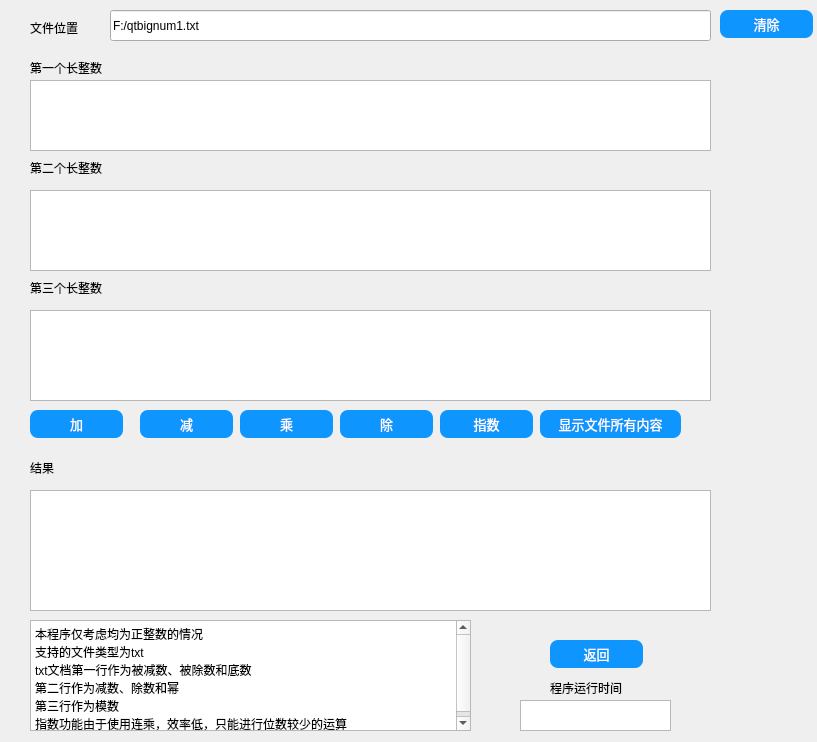
<?xml version="1.0" encoding="UTF-8"?>
<ui version="4.0">
 <class>calculate3</class>
 <widget class="QDialog" name="calculate3">
  <property name="geometry">
   <rect>
    <x>0</x>
    <y>0</y>
    <width>817</width>
    <height>742</height>
   </rect>
  </property>
  <property name="windowTitle">
   <string>Dialog</string>
  </property>
  <widget class="QLabel" name="label">
   <property name="geometry">
    <rect>
     <x>30</x>
     <y>20</y>
     <width>72</width>
     <height>15</height>
    </rect>
   </property>
   <property name="text">
    <string>文件位置</string>
   </property>
  </widget>
  <widget class="QLineEdit" name="lineEdit">
   <property name="geometry">
    <rect>
     <x>110</x>
     <y>10</y>
     <width>601</width>
     <height>31</height>
    </rect>
   </property>
   <property name="text">
    <string>F:/qtbignum1.txt</string>
   </property>
  </widget>
  <widget class="QLabel" name="label_2">
   <property name="geometry">
    <rect>
     <x>30</x>
     <y>60</y>
     <width>101</width>
     <height>16</height>
    </rect>
   </property>
   <property name="text">
    <string>第一个长整数</string>
   </property>
  </widget>
  <widget class="QTextBrowser" name="textBrowser">
   <property name="geometry">
    <rect>
     <x>30</x>
     <y>80</y>
     <width>681</width>
     <height>71</height>
    </rect>
   </property>
  </widget>
  <widget class="QLabel" name="label_3">
   <property name="geometry">
    <rect>
     <x>30</x>
     <y>160</y>
     <width>91</width>
     <height>16</height>
    </rect>
   </property>
   <property name="text">
    <string>第二个长整数</string>
   </property>
  </widget>
  <widget class="QTextBrowser" name="textBrowser_2">
   <property name="geometry">
    <rect>
     <x>30</x>
     <y>190</y>
     <width>681</width>
     <height>81</height>
    </rect>
   </property>
  </widget>
  <widget class="QLabel" name="label_4">
   <property name="geometry">
    <rect>
     <x>30</x>
     <y>280</y>
     <width>101</width>
     <height>16</height>
    </rect>
   </property>
   <property name="text">
    <string>第三个长整数</string>
   </property>
  </widget>
  <widget class="QTextBrowser" name="textBrowser_3">
   <property name="geometry">
    <rect>
     <x>30</x>
     <y>310</y>
     <width>681</width>
     <height>91</height>
    </rect>
   </property>
  </widget>
  <widget class="QPushButton" name="pushButton">
   <property name="geometry">
    <rect>
     <x>30</x>
     <y>410</y>
     <width>93</width>
     <height>28</height>
    </rect>
   </property>
   <property name="styleSheet">
    <string notr="true">/*按钮普通态*/
QPushButton
{
    /*字体为微软雅黑*/
    font-family:Microsoft Yahei;
    /*字体大小为20点*/
    font-size:10pt;
    /*字体颜色为白色*/    
    color:white;
    /*背景颜色*/  
    background-color:rgb(14 , 150 , 254);
    /*边框圆角半径为8像素*/ 
    border-radius:8px;
}

/*按钮停留态*/
QPushButton:hover
{
    /*背景颜色*/  
    background-color:rgb(44 , 137 , 255);
}

/*按钮按下态*/
QPushButton:pressed
{
    /*背景颜色*/  
    background-color:rgb(14 , 135 , 228);
    /*左内边距为3像素，让按下时字向右移动3像素*/  
    padding-left:3px;
    /*上内边距为3像素，让按下时字向下移动3像素*/  
    padding-top:3px;
}</string>
   </property>
   <property name="text">
    <string>加</string>
   </property>
  </widget>
  <widget class="QPushButton" name="pushButton_2">
   <property name="geometry">
    <rect>
     <x>140</x>
     <y>410</y>
     <width>93</width>
     <height>28</height>
    </rect>
   </property>
   <property name="styleSheet">
    <string notr="true">/*按钮普通态*/
QPushButton
{
    /*字体为微软雅黑*/
    font-family:Microsoft Yahei;
    /*字体大小为20点*/
    font-size:10pt;
    /*字体颜色为白色*/    
    color:white;
    /*背景颜色*/  
    background-color:rgb(14 , 150 , 254);
    /*边框圆角半径为8像素*/ 
    border-radius:8px;
}

/*按钮停留态*/
QPushButton:hover
{
    /*背景颜色*/  
    background-color:rgb(44 , 137 , 255);
}

/*按钮按下态*/
QPushButton:pressed
{
    /*背景颜色*/  
    background-color:rgb(14 , 135 , 228);
    /*左内边距为3像素，让按下时字向右移动3像素*/  
    padding-left:3px;
    /*上内边距为3像素，让按下时字向下移动3像素*/  
    padding-top:3px;
}</string>
   </property>
   <property name="text">
    <string>减</string>
   </property>
  </widget>
  <widget class="QPushButton" name="pushButton_3">
   <property name="geometry">
    <rect>
     <x>240</x>
     <y>410</y>
     <width>93</width>
     <height>28</height>
    </rect>
   </property>
   <property name="styleSheet">
    <string notr="true">/*按钮普通态*/
QPushButton
{
    /*字体为微软雅黑*/
    font-family:Microsoft Yahei;
    /*字体大小为20点*/
    font-size:10pt;
    /*字体颜色为白色*/    
    color:white;
    /*背景颜色*/  
    background-color:rgb(14 , 150 , 254);
    /*边框圆角半径为8像素*/ 
    border-radius:8px;
}

/*按钮停留态*/
QPushButton:hover
{
    /*背景颜色*/  
    background-color:rgb(44 , 137 , 255);
}

/*按钮按下态*/
QPushButton:pressed
{
    /*背景颜色*/  
    background-color:rgb(14 , 135 , 228);
    /*左内边距为3像素，让按下时字向右移动3像素*/  
    padding-left:3px;
    /*上内边距为3像素，让按下时字向下移动3像素*/  
    padding-top:3px;
}</string>
   </property>
   <property name="text">
    <string>乘</string>
   </property>
  </widget>
  <widget class="QPushButton" name="pushButton_4">
   <property name="geometry">
    <rect>
     <x>340</x>
     <y>410</y>
     <width>93</width>
     <height>28</height>
    </rect>
   </property>
   <property name="styleSheet">
    <string notr="true">/*按钮普通态*/
QPushButton
{
    /*字体为微软雅黑*/
    font-family:Microsoft Yahei;
    /*字体大小为20点*/
    font-size:10pt;
    /*字体颜色为白色*/    
    color:white;
    /*背景颜色*/  
    background-color:rgb(14 , 150 , 254);
    /*边框圆角半径为8像素*/ 
    border-radius:8px;
}

/*按钮停留态*/
QPushButton:hover
{
    /*背景颜色*/  
    background-color:rgb(44 , 137 , 255);
}

/*按钮按下态*/
QPushButton:pressed
{
    /*背景颜色*/  
    background-color:rgb(14 , 135 , 228);
    /*左内边距为3像素，让按下时字向右移动3像素*/  
    padding-left:3px;
    /*上内边距为3像素，让按下时字向下移动3像素*/  
    padding-top:3px;
}</string>
   </property>
   <property name="text">
    <string>除</string>
   </property>
  </widget>
  <widget class="QPushButton" name="pushButton_5">
   <property name="geometry">
    <rect>
     <x>440</x>
     <y>410</y>
     <width>93</width>
     <height>28</height>
    </rect>
   </property>
   <property name="styleSheet">
    <string notr="true">/*按钮普通态*/
QPushButton
{
    /*字体为微软雅黑*/
    font-family:Microsoft Yahei;
    /*字体大小为20点*/
    font-size:10pt;
    /*字体颜色为白色*/    
    color:white;
    /*背景颜色*/  
    background-color:rgb(14 , 150 , 254);
    /*边框圆角半径为8像素*/ 
    border-radius:8px;
}

/*按钮停留态*/
QPushButton:hover
{
    /*背景颜色*/  
    background-color:rgb(44 , 137 , 255);
}

/*按钮按下态*/
QPushButton:pressed
{
    /*背景颜色*/  
    background-color:rgb(14 , 135 , 228);
    /*左内边距为3像素，让按下时字向右移动3像素*/  
    padding-left:3px;
    /*上内边距为3像素，让按下时字向下移动3像素*/  
    padding-top:3px;
}</string>
   </property>
   <property name="text">
    <string>指数</string>
   </property>
  </widget>
  <widget class="QTextBrowser" name="textBrowser_4">
   <property name="geometry">
    <rect>
     <x>30</x>
     <y>490</y>
     <width>681</width>
     <height>121</height>
    </rect>
   </property>
  </widget>
  <widget class="QLabel" name="label_5">
   <property name="geometry">
    <rect>
     <x>30</x>
     <y>460</y>
     <width>72</width>
     <height>15</height>
    </rect>
   </property>
   <property name="text">
    <string>结果</string>
   </property>
  </widget>
  <widget class="QTextBrowser" name="textBrowser_5">
   <property name="geometry">
    <rect>
     <x>30</x>
     <y>620</y>
     <width>441</width>
     <height>111</height>
    </rect>
   </property>
   <property name="html">
    <string>&lt;!DOCTYPE HTML PUBLIC &quot;-//W3C//DTD HTML 4.0//EN&quot; &quot;http://www.w3.org/TR/REC-html40/strict.dtd&quot;&gt;
&lt;html&gt;&lt;head&gt;&lt;meta name=&quot;qrichtext&quot; content=&quot;1&quot; /&gt;&lt;style type=&quot;text/css&quot;&gt;
p, li { white-space: pre-wrap; }
&lt;/style&gt;&lt;/head&gt;&lt;body style=&quot; font-family:'SimSun'; font-size:9pt; font-weight:400; font-style:normal;&quot;&gt;
&lt;p style=&quot; margin-top:0px; margin-bottom:0px; margin-left:0px; margin-right:0px; -qt-block-indent:0; text-indent:0px;&quot;&gt;本程序仅考虑均为正整数的情况&lt;/p&gt;
&lt;p style=&quot; margin-top:0px; margin-bottom:0px; margin-left:0px; margin-right:0px; -qt-block-indent:0; text-indent:0px;&quot;&gt;支持的文件类型为txt&lt;/p&gt;
&lt;p style=&quot; margin-top:0px; margin-bottom:0px; margin-left:0px; margin-right:0px; -qt-block-indent:0; text-indent:0px;&quot;&gt;txt文档第一行作为被减数、被除数和底数&lt;/p&gt;
&lt;p style=&quot; margin-top:0px; margin-bottom:0px; margin-left:0px; margin-right:0px; -qt-block-indent:0; text-indent:0px;&quot;&gt;第二行作为减数、除数和幂&lt;/p&gt;
&lt;p style=&quot; margin-top:0px; margin-bottom:0px; margin-left:0px; margin-right:0px; -qt-block-indent:0; text-indent:0px;&quot;&gt;第三行作为模数&lt;/p&gt;
&lt;p style=&quot; margin-top:0px; margin-bottom:0px; margin-left:0px; margin-right:0px; -qt-block-indent:0; text-indent:0px;&quot;&gt;指数功能由于使用连乘，效率低，只能进行位数较少的运算&lt;/p&gt;&lt;/body&gt;&lt;/html&gt;</string>
   </property>
  </widget>
  <widget class="QPushButton" name="pushButton_6">
   <property name="geometry">
    <rect>
     <x>550</x>
     <y>640</y>
     <width>93</width>
     <height>28</height>
    </rect>
   </property>
   <property name="styleSheet">
    <string notr="true">/*按钮普通态*/
QPushButton
{
    /*字体为微软雅黑*/
    font-family:Microsoft Yahei;
    /*字体大小为20点*/
    font-size:10pt;
    /*字体颜色为白色*/    
    color:white;
    /*背景颜色*/  
    background-color:rgb(14 , 150 , 254);
    /*边框圆角半径为8像素*/ 
    border-radius:8px;
}

/*按钮停留态*/
QPushButton:hover
{
    /*背景颜色*/  
    background-color:rgb(44 , 137 , 255);
}

/*按钮按下态*/
QPushButton:pressed
{
    /*背景颜色*/  
    background-color:rgb(14 , 135 , 228);
    /*左内边距为3像素，让按下时字向右移动3像素*/  
    padding-left:3px;
    /*上内边距为3像素，让按下时字向下移动3像素*/  
    padding-top:3px;
}</string>
   </property>
   <property name="text">
    <string>返回</string>
   </property>
  </widget>
  <widget class="QPushButton" name="pushButton_7">
   <property name="geometry">
    <rect>
     <x>540</x>
     <y>410</y>
     <width>141</width>
     <height>28</height>
    </rect>
   </property>
   <property name="styleSheet">
    <string notr="true">/*按钮普通态*/
QPushButton
{
    /*字体为微软雅黑*/
    font-family:Microsoft Yahei;
    /*字体大小为20点*/
    font-size:10pt;
    /*字体颜色为白色*/    
    color:white;
    /*背景颜色*/  
    background-color:rgb(14 , 150 , 254);
    /*边框圆角半径为8像素*/ 
    border-radius:8px;
}

/*按钮停留态*/
QPushButton:hover
{
    /*背景颜色*/  
    background-color:rgb(44 , 137 , 255);
}

/*按钮按下态*/
QPushButton:pressed
{
    /*背景颜色*/  
    background-color:rgb(14 , 135 , 228);
    /*左内边距为3像素，让按下时字向右移动3像素*/  
    padding-left:3px;
    /*上内边距为3像素，让按下时字向下移动3像素*/  
    padding-top:3px;
}</string>
   </property>
   <property name="text">
    <string>显示文件所有内容</string>
   </property>
  </widget>
  <widget class="QPushButton" name="pushButton_8">
   <property name="geometry">
    <rect>
     <x>720</x>
     <y>10</y>
     <width>93</width>
     <height>28</height>
    </rect>
   </property>
   <property name="styleSheet">
    <string notr="true">/*按钮普通态*/
QPushButton
{
    /*字体为微软雅黑*/
    font-family:Microsoft Yahei;
    /*字体大小为20点*/
    font-size:10pt;
    /*字体颜色为白色*/    
    color:white;
    /*背景颜色*/  
    background-color:rgb(14 , 150 , 254);
    /*边框圆角半径为8像素*/ 
    border-radius:8px;
}

/*按钮停留态*/
QPushButton:hover
{
    /*背景颜色*/  
    background-color:rgb(44 , 137 , 255);
}

/*按钮按下态*/
QPushButton:pressed
{
    /*背景颜色*/  
    background-color:rgb(14 , 135 , 228);
    /*左内边距为3像素，让按下时字向右移动3像素*/  
    padding-left:3px;
    /*上内边距为3像素，让按下时字向下移动3像素*/  
    padding-top:3px;
}</string>
   </property>
   <property name="text">
    <string>清除</string>
   </property>
  </widget>
  <widget class="QLabel" name="label_6">
   <property name="geometry">
    <rect>
     <x>550</x>
     <y>680</y>
     <width>101</width>
     <height>16</height>
    </rect>
   </property>
   <property name="text">
    <string>程序运行时间</string>
   </property>
  </widget>
  <widget class="QTextBrowser" name="textBrowser_6">
   <property name="geometry">
    <rect>
     <x>520</x>
     <y>700</y>
     <width>151</width>
     <height>31</height>
    </rect>
   </property>
  </widget>
 </widget>
 <resources/>
 <connections/>
</ui>
